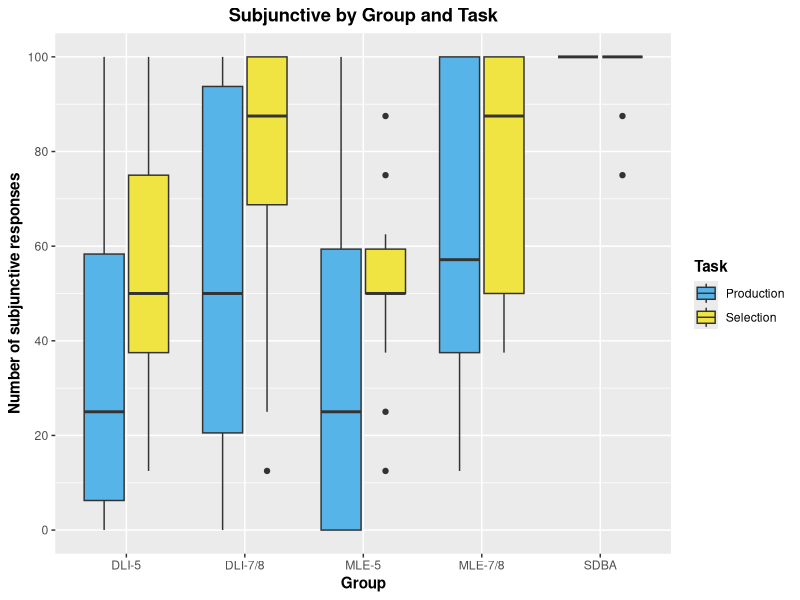

Write the R code that produced this figure.
library(tidyverse)

# Load data
## EPT
SDB_EPT <- read_csv("./CSV Files/SDB/SDB Subjunctive EPT.csv") %>%
  filter(Property == "Intensional subjunctive") %>% 
  mutate(Group = "SDBA",
         Task = "Production")

DLI78_EPT <- read_csv("./CSV Files/DLI-78/DLI-78 Subjunctive EPT.csv") %>%
  filter(Property == "Intensional subjunctive") %>% 
  mutate(Group = "DLI-7/8",
         Task = "Production")

MLS78_EPT <- read_csv("./CSV Files/MLS-78/MLS-78 Subjunctive EPT.csv") %>%
  filter(!School == "GBCS") %>% 
  filter(Property == "Intensional subjunctive") %>% 
  mutate(Group = "MLE-7/8",
         Task = "Production")

DLI5_EPT <- read_csv("./CSV Files/DLI-5/DLI-5 Subjunctive EPT.csv")  %>%
  filter(Property == "Intensional subjunctive")%>% 
  mutate(Group = "DLI-5",
         Task = "Production")

MLS5_EPT <- read_csv("./CSV Files/MLS-5/MLS-5 Subjunctive EPT.csv") %>%
  filter(!School == "GBCS") %>% 
  filter(Property == "Intensional subjunctive") %>% 
  mutate(Group = "MLE-5",
         Task = "Production")


## FCT
SDB_FCT <- read_csv("./CSV Files/SDB/SDB Subjunctive FCT.csv") %>%
  filter(Property == "Intensional subjunctive") %>% 
  mutate(Group = "SDBA",
         Task = "Selection")

DLI78_FCT <- read_csv("./CSV Files/DLI-78/DLI-78 Subjunctive FCT.csv") %>%
  filter(Property == "Intensional subjunctive") %>% 
  mutate(Group = "DLI-7/8",
         Task = "Selection")

MLS78_FCT <- read_csv("./CSV Files/MLS-78/MLS-78 Subjunctive FCT.csv") %>%
  filter(!School == "GBCS") %>% 
  filter(Property == "Intensional subjunctive") %>% 
  mutate(Group = "MLE-7/8",
         Task = "Selection")

DLI5_FCT <- read_csv("./CSV Files/DLI-5/DLI-5 Subjunctive FCT.csv")  %>%
  filter(Property == "Intensional subjunctive")%>% 
  mutate(Group = "DLI-5",
         Task = "Selection")

MLS5_FCT <- read_csv("./CSV Files/MLS-5/MLS-5 Subjunctive FCT.csv") %>%
  filter(!School == "GBCS") %>% 
  filter(Property == "Intensional subjunctive") %>% 
  mutate(Group = "MLE-5",
         Task = "Selection")


## Rejoin datasets for all participants
EPT <- rbind(SDB_EPT, DLI78_EPT, MLS78_EPT, DLI5_EPT, MLS5_EPT) %>% 
  group_by(Part_ID, Group) %>%
  summarize(Total_Subj = sum(Mood_Use, na.rm = TRUE),
            Total_Responses = sum(!is.na(Mood_Use)),
            Ratio = Total_Subj/Total_Responses) %>% 
  mutate(Task = "Production",
         Ratio = (Ratio*100))

FCT <- rbind(SDB_FCT, DLI78_FCT, MLS78_FCT, DLI5_FCT, MLS5_FCT) %>% 
  group_by(Part_ID, Group) %>%
  summarize(Total_Subj = sum(Mood_Use, na.rm = TRUE),
            Total_Responses = sum(!is.na(Mood_Use)),
            Ratio = Total_Subj/Total_Responses) %>% 
  mutate(Task = "Selection",
         Ratio = (Ratio*100))

Master <- rbind(EPT, FCT)


# Plot graph
# Generate graph
Master %>% 
  ggplot(aes(x = Group, y = Ratio, fill = Task)) +
  geom_boxplot() +
  scale_y_continuous(breaks = seq (0, 100, 20),
                     limits = c(0, 100)) +
  scale_fill_manual(values = c("#56B4E9", "#F0E442")) +
  labs(x = "Group", y = "Number of subjunctive responses", title = "Subjunctive by Group and Task") +
  theme(axis.title = element_text(face = "bold"),
        plot.title = element_text(hjust = 0.5, face = "bold"),
        legend.title = element_text(face = "bold"))


# Generate group averages by percentage
Summary <- Master %>% 
  group_by(Group, Task) %>% 
  summarize(Mean = mean(Ratio),
            SD = sd(Ratio))
  